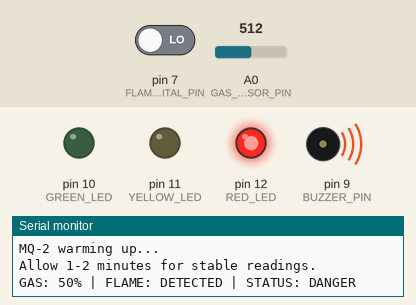
Recording of a sketch running on a simulated Arduino Uno, built with avr-gcc and run on an emulated ATmega328P. On the bench: output pins drawn as LEDs (lit = HIGH), buzzer (waves = sounding), the last lines printed to the serial monitor. Inputs (shaded band) come from the test bench; at power-on: pin 7 (FLAME_DIGITAL_PIN) LOW, A0 (GAS_SENSOR_PIN) = 512.

Above: at 1.3 s.
1.4 s: pin 7 (FLAME_DIGITAL_PIN) driven HIGH
At 2.2 s:
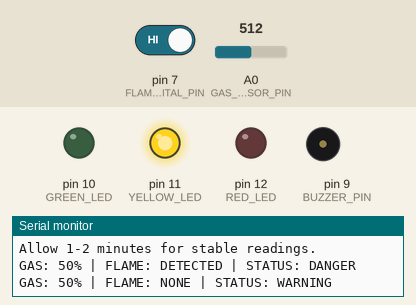
4.4 s: A0 (GAS_SENSOR_PIN) set to 321
6.0 s: A0 (GAS_SENSOR_PIN) set to 297
At 7.1 s:
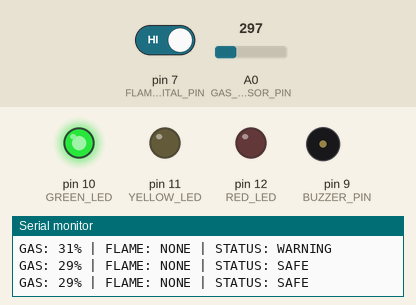
7.5 s: A0 (GAS_SENSOR_PIN) set to 511
At 7.6 s:
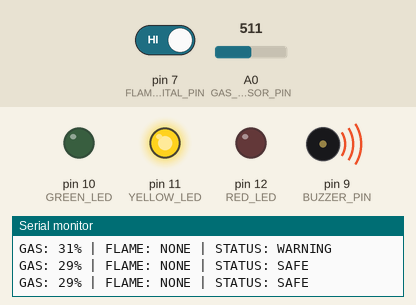
10.5 s: A0 (GAS_SENSOR_PIN) set to 306
At 11.8 s:
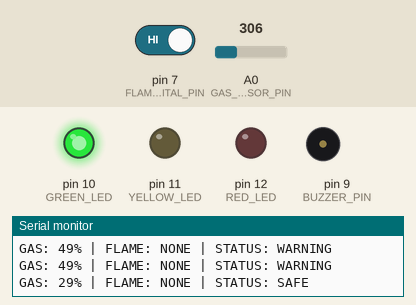
Timing chart, 0 to 13.0 s (numbered marks = the images above; inputs shaded):
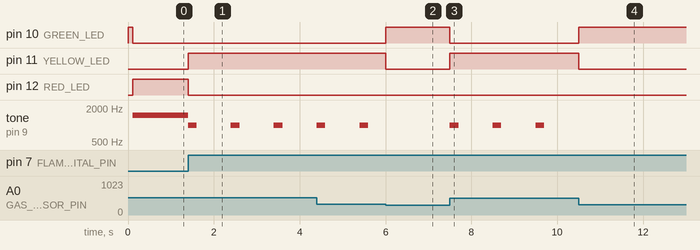

Measured:
- the behaviour switches between 307 and 306 on A0 (GAS_SENSOR_PIN) (found by bisection; images 1 and 2)
- after the input at 1.4 s, pin 11 (YELLOW_LED): LOW → HIGH at once; pin 12 (RED_LED): HIGH → LOW at once; tone on pin 9 (BUZZER_PIN): alternates 1000 Hz for 0.20 s and silent for 0.80 s, starting at once
- after the input at 6.0 s, pin 10 (GREEN_LED): LOW → HIGH at once; pin 11 (YELLOW_LED): HIGH → LOW at once; tone on pin 9 (BUZZER_PIN): stays silent (without the input it goes to 1000 Hz after 0.40 s)
- after the input at 7.5 s, pin 10 (GREEN_LED): HIGH → LOW at once; pin 11 (YELLOW_LED): LOW → HIGH at once; tone on pin 9 (BUZZER_PIN): alternates 1000 Hz for 0.20 s and silent for 0.80 s, starting at once
- after the input at 10.5 s, pin 10 (GREEN_LED): LOW → HIGH at once; pin 11 (YELLOW_LED): HIGH → LOW at once; tone on pin 9 (BUZZER_PIN): stops changing and stays silent

The sketch:

p2-gasfire-alert.ino
```cpp
// Project 2: Gas & Fire Safety Alert System

// ---------- PIN DEFINITIONS ----------

const int GAS_SENSOR_PIN = A0;
const int FLAME_DIGITAL_PIN = 7;
const int FLAME_ANALOG_PIN = A1;

const int BUZZER_PIN = 9;

const int GREEN_LED = 10;
const int YELLOW_LED = 11;
const int RED_LED = 12;

// ---------- THRESHOLDS ----------

const int WARNING_THRESHOLD = 30;
const int DANGER_THRESHOLD = 60;

// ---------- TIMERS ----------

unsigned long lastBeepTime = 0;
unsigned long lastStatusTime = 0;

const unsigned long WARNING_BEEP_INTERVAL = 1000;
const unsigned long STATUS_INTERVAL = 1000;

// ---------- SETUP ----------

void setup() {

  Serial.begin(9600);

  pinMode(FLAME_DIGITAL_PIN, INPUT);

  pinMode(BUZZER_PIN, OUTPUT);

  pinMode(GREEN_LED, OUTPUT);
  pinMode(YELLOW_LED, OUTPUT);
  pinMode(RED_LED, OUTPUT);

  // Start in SAFE state
  digitalWrite(GREEN_LED, HIGH);
  digitalWrite(YELLOW_LED, LOW);
  digitalWrite(RED_LED, LOW);
  digitalWrite(BUZZER_PIN, LOW);

  Serial.println("==================================");
  Serial.println("GAS & FIRE SAFETY ALERT SYSTEM");
  Serial.println("==================================");
  Serial.println("MQ-2 warming up...");
  Serial.println("Allow 1-2 minutes for stable readings.");
  Serial.println();
}

// ---------- LOOP ----------
// Active-low flame sensor: LOW means flame detected
void loop() {

  // Read MQ-2 gas sensor
  int gasValue = analogRead(GAS_SENSOR_PIN);

  // Convert gas value from 0-1023 to 0-100%
  int gasPercent = map(gasValue, 0, 1023, 0, 100);

  // Limit value between 0 and 100
  gasPercent = constrain(gasPercent, 0, 100);

  // Read flame sensor
  // Active-low: LOW means flame detected
  bool flameDetected = (digitalRead(FLAME_DIGITAL_PIN) == LOW);

  // Determine gas condition
  bool gasWarning = (gasPercent >= WARNING_THRESHOLD &&
                     gasPercent <= DANGER_THRESHOLD);

  bool gasDanger = (gasPercent > DANGER_THRESHOLD);

  // ---------- DANGER: FLAME + GAS ----------

  if (flameDetected && gasDanger) {

    digitalWrite(GREEN_LED, LOW);
    digitalWrite(YELLOW_LED, LOW);
    digitalWrite(RED_LED, HIGH);

    // Combined alarm pattern
    tone(BUZZER_PIN, 2000);

  }

  // ---------- DANGER: FLAME ONLY ----------

  else if (flameDetected) {

    digitalWrite(GREEN_LED, LOW);
    digitalWrite(YELLOW_LED, LOW);
    digitalWrite(RED_LED, HIGH);

    // Different flame alarm tone
    tone(BUZZER_PIN, 1500);

  }

  // ---------- DANGER: GAS ONLY ----------

  else if (gasDanger) {

    digitalWrite(GREEN_LED, LOW);
    digitalWrite(YELLOW_LED, LOW);
    digitalWrite(RED_LED, HIGH);

    // Continuous gas danger alarm
    tone(BUZZER_PIN, 1000);

  }

  // ---------- WARNING: GAS LEVEL 30-60% ----------

  else if (gasWarning) {

    digitalWrite(GREEN_LED, LOW);
    digitalWrite(YELLOW_LED, HIGH);
    digitalWrite(RED_LED, LOW);

    // Beep once per second
    if (millis() - lastBeepTime >= WARNING_BEEP_INTERVAL) {

      lastBeepTime = millis();

      tone(BUZZER_PIN, 1000, 200);
    }
  }

  // ---------- SAFE ----------

  else {

    digitalWrite(GREEN_LED, HIGH);
    digitalWrite(YELLOW_LED, LOW);
    digitalWrite(RED_LED, LOW);

    noTone(BUZZER_PIN);
  }

  // ---------- SERIAL STATUS LOG ----------

  if (millis() - lastStatusTime >= STATUS_INTERVAL) {

    lastStatusTime = millis();

    Serial.print("GAS: ");
    Serial.print(gasPercent);
    Serial.print("% | FLAME: ");

    if (flameDetected) {
      Serial.print("DETECTED");
    } else {
      Serial.print("NONE");
    }
    //for status

    Serial.print(" | STATUS: ");

    if (flameDetected || gasDanger) {
      Serial.println("DANGER");
    }
    else if (gasWarning) {
      Serial.println("WARNING");
    }
    else {
      Serial.println("SAFE");
    }
  }
}
```
